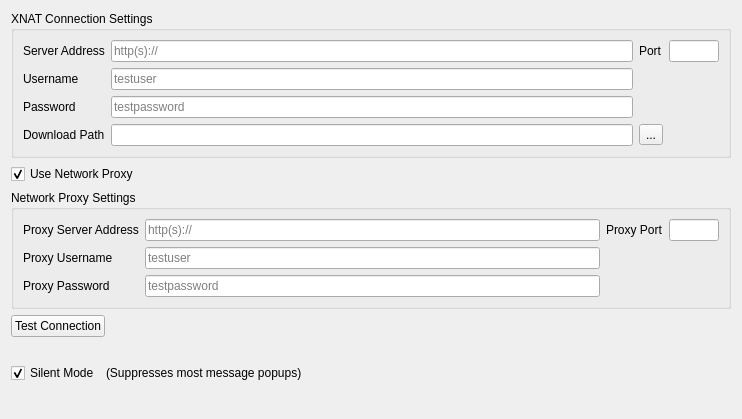
<?xml version="1.0" encoding="UTF-8"?>
<ui version="4.0">
 <class>QmitkXnatConnectionPreferencePageControls</class>
 <widget class="QWidget" name="QmitkXnatConnectionPreferencePageControls">
  <property name="geometry">
   <rect>
    <x>0</x>
    <y>0</y>
    <width>742</width>
    <height>419</height>
   </rect>
  </property>
  <property name="sizePolicy">
   <sizepolicy hsizetype="Preferred" vsizetype="Preferred">
    <horstretch>0</horstretch>
    <verstretch>0</verstretch>
   </sizepolicy>
  </property>
  <property name="minimumSize">
   <size>
    <width>653</width>
    <height>116</height>
   </size>
  </property>
  <property name="maximumSize">
   <size>
    <width>16777215</width>
    <height>16777215</height>
   </size>
  </property>
  <property name="windowTitle">
   <string>Form</string>
  </property>
  <layout class="QGridLayout" name="gridLayout">
   <item row="4" column="1">
    <widget class="QGroupBox" name="groupBoxProxySettings">
     <property name="title">
      <string>Network Proxy Settings</string>
     </property>
     <layout class="QGridLayout" name="gridLayout_3">
      <item row="1" column="3">
       <widget class="QLineEdit" name="inProxyPort">
        <property name="maximumSize">
         <size>
          <width>50</width>
          <height>16777215</height>
         </size>
        </property>
        <property name="toolTip">
         <string>Standard-Port: 80</string>
        </property>
        <property name="text">
         <string/>
        </property>
       </widget>
      </item>
      <item row="3" column="0">
       <widget class="QLabel" name="proxyPasswordLabel">
        <property name="text">
         <string>Proxy Password</string>
        </property>
       </widget>
      </item>
      <item row="2" column="0">
       <widget class="QLabel" name="proxyUsernameLabel">
        <property name="text">
         <string>Proxy Username</string>
        </property>
       </widget>
      </item>
      <item row="1" column="1">
       <widget class="QLineEdit" name="inProxyAddress">
        <property name="toolTip">
         <string>&lt;html&gt;&lt;head/&gt;&lt;body&gt;&lt;p&gt;Examples:&lt;/p&gt;&lt;p&gt;https://central.xnat.org&lt;br/&gt;http://localhost/xnat&lt;/p&gt;&lt;/body&gt;&lt;/html&gt;</string>
        </property>
        <property name="placeholderText">
         <string>http(s)://</string>
        </property>
       </widget>
      </item>
      <item row="1" column="2">
       <widget class="QLabel" name="proxyPortLabel">
        <property name="text">
         <string>Proxy Port</string>
        </property>
       </widget>
      </item>
      <item row="3" column="1">
       <widget class="QLineEdit" name="inProxyPassword">
        <property name="echoMode">
         <enum>QLineEdit::Password</enum>
        </property>
        <property name="placeholderText">
         <string>testpassword</string>
        </property>
       </widget>
      </item>
      <item row="2" column="1">
       <widget class="QLineEdit" name="inProxyUsername">
        <property name="placeholderText">
         <string>testuser</string>
        </property>
       </widget>
      </item>
      <item row="1" column="0">
       <widget class="QLabel" name="proxyAddressLabel">
        <property name="text">
         <string>Proxy Server Address</string>
        </property>
       </widget>
      </item>
     </layout>
    </widget>
   </item>
   <item row="0" column="1">
    <widget class="QGroupBox" name="groupBoxXnatSettings">
     <property name="title">
      <string>XNAT Connection Settings</string>
     </property>
     <layout class="QGridLayout" name="gridLayout_2">
      <item row="0" column="2">
       <widget class="QLabel" name="xnatPortLabel">
        <property name="text">
         <string>Port</string>
        </property>
       </widget>
      </item>
      <item row="1" column="0">
       <widget class="QLabel" name="xnatUsernameLabel">
        <property name="text">
         <string>Username</string>
        </property>
       </widget>
      </item>
      <item row="2" column="0">
       <widget class="QLabel" name="xnatPasswortLabel">
        <property name="text">
         <string>Password</string>
        </property>
       </widget>
      </item>
      <item row="0" column="0">
       <widget class="QLabel" name="xnatHostAddressLabel">
        <property name="text">
         <string>Server Address</string>
        </property>
       </widget>
      </item>
      <item row="0" column="3">
       <widget class="QLineEdit" name="inXnatPort">
        <property name="maximumSize">
         <size>
          <width>50</width>
          <height>16777215</height>
         </size>
        </property>
        <property name="toolTip">
         <string>Standard-Port: 80</string>
        </property>
        <property name="text">
         <string/>
        </property>
       </widget>
      </item>
      <item row="1" column="1">
       <widget class="QLineEdit" name="inXnatUsername">
        <property name="placeholderText">
         <string>testuser</string>
        </property>
       </widget>
      </item>
      <item row="3" column="2">
       <widget class="QToolButton" name="btnDownloadPath">
        <property name="text">
         <string>...</string>
        </property>
       </widget>
      </item>
      <item row="2" column="1">
       <widget class="QLineEdit" name="inXnatPassword">
        <property name="echoMode">
         <enum>QLineEdit::Password</enum>
        </property>
        <property name="placeholderText">
         <string>testpassword</string>
        </property>
       </widget>
      </item>
      <item row="3" column="1">
       <widget class="QLineEdit" name="inXnatDownloadPath"/>
      </item>
      <item row="3" column="0">
       <widget class="QLabel" name="xnatDownloadPathLabel">
        <property name="text">
         <string>Download Path</string>
        </property>
       </widget>
      </item>
      <item row="0" column="1">
       <widget class="QLineEdit" name="inXnatHostAddress">
        <property name="toolTip">
         <string>&lt;html&gt;&lt;head/&gt;&lt;body&gt;&lt;p&gt;Examples:&lt;/p&gt;&lt;p&gt;https://central.xnat.org&lt;br/&gt;http://localhost/xnat&lt;/p&gt;&lt;/body&gt;&lt;/html&gt;</string>
        </property>
        <property name="placeholderText">
         <string>http(s)://</string>
        </property>
       </widget>
      </item>
     </layout>
    </widget>
   </item>
   <item row="8" column="1">
    <spacer name="verticalSpacer">
     <property name="orientation">
      <enum>Qt::Vertical</enum>
     </property>
     <property name="sizeHint" stdset="0">
      <size>
       <width>20</width>
       <height>40</height>
      </size>
     </property>
    </spacer>
   </item>
   <item row="2" column="1">
    <widget class="QCheckBox" name="cbUseNetworkProxy">
     <property name="text">
      <string>Use Network Proxy</string>
     </property>
     <property name="checked">
      <bool>true</bool>
     </property>
    </widget>
   </item>
   <item row="5" column="1">
    <layout class="QGridLayout" name="groupConnectionTest">
     <property name="spacing">
      <number>6</number>
     </property>
     <item row="1" column="0">
      <layout class="QHBoxLayout" name="buttonSpacerLayout">
       <item>
        <widget class="QPushButton" name="xnatTestConnectionButton">
         <property name="text">
          <string>Test Connection</string>
         </property>
        </widget>
       </item>
       <item>
        <spacer name="horizontalSpacer">
         <property name="orientation">
          <enum>Qt::Horizontal</enum>
         </property>
         <property name="sizeHint" stdset="0">
          <size>
           <width>40</width>
           <height>20</height>
          </size>
         </property>
        </spacer>
       </item>
      </layout>
     </item>
     <item row="3" column="0">
      <widget class="QLabel" name="xnatTestConnectionLabel">
       <property name="layoutDirection">
        <enum>Qt::LeftToRight</enum>
       </property>
       <property name="lineWidth">
        <number>1</number>
       </property>
       <property name="text">
        <string/>
       </property>
       <property name="alignment">
        <set>Qt::AlignLeading|Qt::AlignLeft|Qt::AlignTop</set>
       </property>
      </widget>
     </item>
    </layout>
   </item>
   <item row="6" column="1">
    <layout class="QHBoxLayout" name="horizontalLayout">
     <item>
      <widget class="QCheckBox" name="cbUseSilentMode">
       <property name="text">
        <string>Silent Mode</string>
       </property>
       <property name="checked">
        <bool>true</bool>
       </property>
      </widget>
     </item>
     <item>
      <widget class="QLabel" name="label">
       <property name="text">
        <string>(Suppresses most message popups)</string>
       </property>
      </widget>
     </item>
     <item>
      <spacer name="horizontalSpacer_2">
       <property name="orientation">
        <enum>Qt::Horizontal</enum>
       </property>
       <property name="sizeHint" stdset="0">
        <size>
         <width>40</width>
         <height>20</height>
        </size>
       </property>
      </spacer>
     </item>
    </layout>
   </item>
  </layout>
 </widget>
 <tabstops>
  <tabstop>inXnatHostAddress</tabstop>
  <tabstop>inXnatPort</tabstop>
  <tabstop>inXnatUsername</tabstop>
  <tabstop>inXnatPassword</tabstop>
  <tabstop>inXnatDownloadPath</tabstop>
  <tabstop>btnDownloadPath</tabstop>
  <tabstop>cbUseNetworkProxy</tabstop>
  <tabstop>inProxyAddress</tabstop>
  <tabstop>inProxyPort</tabstop>
  <tabstop>inProxyUsername</tabstop>
  <tabstop>inProxyPassword</tabstop>
  <tabstop>xnatTestConnectionButton</tabstop>
  <tabstop>cbUseSilentMode</tabstop>
 </tabstops>
 <resources/>
 <connections/>
</ui>
